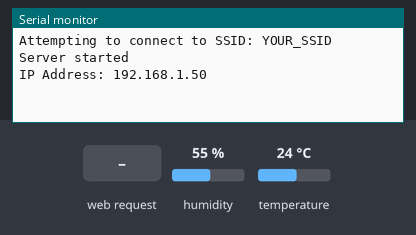
Simulated run of this sketch. Board: Arduino MKR. Shown: the last lines printed to the serial monitor. The test bench sets the inputs (shaded band); at power-on: humidity 55 %, temperature 24 °C. WiFi joins after 1.5 s; servers stay silent unless stated; network time is answered at once with the bench clock; the local clock reads 2024-03-15 10:24:30 at power-on unless the sketch sets it.

Above: at 12.7 s.
12.8 s: HTTP request GET /readNow received
At 13.7 s:
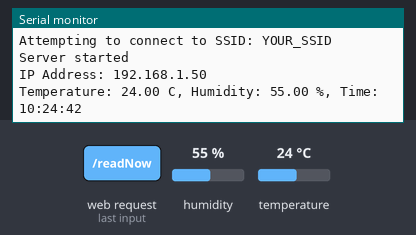
14.3 s: HTTP request GET /reset received
At 14.7 s:
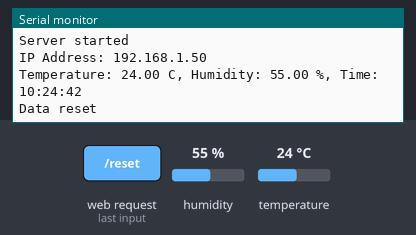

Measured:
- after the input at 12.8 s, the serial monitor: prints a new line at once (image 1)
- after the input at 14.3 s, the serial monitor: prints a new line at once (image 2)

The sketch:

Temperature_Humidity.ino
```cpp
/*
 * -----------------------------------------------------------
 * Project: Temperature and Humidity Monitor with NTP and Charts
 *
 * Description: This program reads temperature and humidity data
 *              from the AM2302 sensor and serves it as a webpage
 *              over the local network. It also logs the data
 *              and displays it with charts for analysis.
 * Author: George Papapetros
 * Date: 16/09/2024
 * Version: 1.0
 *
 * Hardware:
 *   - Arduino MKR WiFi 1010
 *   - AM2302 Temperature and Humidity Sensor
 *   - 10KΩ Resistor
 *
 * Libraries Used:
 *   - WiFiNINA.h (for WiFi connection)
 *   - DHT.h (for reading data from AM2302 sensor)
 *   - NTPClient.h (for time synchronization via NTP)
 *   - WiFiUdp.h (for handling UDP requests, used with NTPClient)
 *   - ArduinoJson.h (for handling JSON data in web responses)
 *
 * Features:
 *   - Connects to a WiFi network
 *   - Retrieves and displays temperature and humidity data every 10 minutes
 *   - Serves a local webpage with live charts for temperature and humidity
 *   - Option to manually retrieve current temperature and humidity
 *   - Real-time NTP-based time tracking
 *
 * Usage:
 *   - Upload the program to the Arduino MKR WiFi 1010.
 *   - Connect to the specified WiFi network.
 *   - Access the local IP of the Arduino to view the data and charts.
 *
 * Do do:
 *   - Automatically adjusts for daylight saving time (DST)
 *   - Automatically set Static IP (without changing router settings)
 * -----------------------------------------------------------
 */

#include <WiFiNINA.h>
#include <DHT.h>
#include <NTPClient.h>
#include <WiFiUdp.h>
#include <ArduinoJson.h>

// DHT setup
#define DHTPIN 2           // Ο pin του AM2302
#define DHTTYPE DHT22      // Αισθητήρας DHT22 (AM2302)
DHT dht(DHTPIN, DHTTYPE);

// Wi-Fi settings
char ssid[] = "YOUR_SSID";    // Το όνομα του WiFi δικτύου σου
char pass[] = "YOUR_PASSWORD"; // Ο κωδικός του WiFi δικτύου σου
int status = WL_IDLE_STATUS;

// NTP setup
WiFiUDP ntpUDP;
// Ρύθμιση χειμερινής και θερινής ώρας
const int winterOffset = 7200;  // 2 ώρες σε δευτερόλεπτα για GMT+2 (Ελλάδα κατά τη διάρκεια της χειμερινής ώρας)
const int summerOffset = 10800; // 3 ώρες σε δευτερόλεπτα για GMT+3 (Ελλάδα κατά τη διάρκεια της θερινής ώρας)
int timeOffset = summerOffset; //<-- ΧΕΙΡΟΚΙΝΗΤΗ ΑΛΛΑΓΗ
NTPClient timeClient(ntpUDP, "gr.pool.ntp.org", timeOffset, 60000); // NTP server, offset, update interval

// Web server setup
WiFiServer server(80);

// Variables
float temperature = 0.0;
float humidity = 0.0;
unsigned long previousMillis = 0;
const long interval = 600000;  // 10 λεπτά = 600.000 ms

// Arrays to store temperature and humidity history
const int historySize = 100;
float tempHistory[historySize];
float humidityHistory[historySize];
String timeHistory[historySize];
int historyIndex = 0;

void setup() {
  // Serial communication
  Serial.begin(9600);
  while (!Serial);

  // Start DHT sensor
  dht.begin();

  // Connect to WiFi
  connectToWiFi();

  // Initialize NTP client
  timeClient.begin();
  timeClient.update();

  // Start the server
  server.begin();
  Serial.println("Server started");

  // Print the IP address
  printWiFiStatus();
}

void loop() {
  unsigned long currentMillis = millis();

  // Έλεγχος για ανάγνωση από τον αισθητήρα κάθε 15 λεπτά
  if (currentMillis - previousMillis >= interval) {
    previousMillis = currentMillis;
    readSensorAndStore();
    printToSerial();
  }

  // Έλεγχος αν κάποιος client συνδέθηκε στο server
  WiFiClient client = server.available();
  if (client) {
    handleClient(client);
  }
}

// Συνάρτηση για σύνδεση στο Wi-Fi
void connectToWiFi() {
  while (status != WL_CONNECTED) {
    Serial.print("Attempting to connect to SSID: ");
    Serial.println(ssid);
    status = WiFi.begin(ssid, pass);
    delay(10000);
  }
}

// Συνάρτηση για ανάγνωση των δεδομένων από τον αισθητήρα
void readSensorAndStore() {
  temperature = dht.readTemperature();
  humidity = dht.readHumidity();

  // Update NTP client
  timeClient.update();
  String currentTime = timeClient.getFormattedTime();

  if (historyIndex < historySize) {
    tempHistory[historyIndex] = temperature;
    humidityHistory[historyIndex] = humidity;
    timeHistory[historyIndex] = currentTime;
    historyIndex++;
  }
  else {
    // Shift all elements to the left by 1 to make room for the new data point
    for(int i = 0; i < historySize-1; i++){
      tempHistory[i] = tempHistory[i+1];
      humidityHistory[i] = humidityHistory[i+1];
      timeHistory[i] = timeHistory[i+1];
  }
    // Add new data to the last position
    tempHistory[historySize-1] = temperature;
    humidityHistory[historySize-1] = humidity;
    timeHistory[historySize-1] = currentTime;
  }
}

// Συνάρτηση για εκτύπωση των δεδομένων στο Serial Terminal
void printToSerial() {
  Serial.print("Temperature: ");
  Serial.print(temperature);
  Serial.print(" C, Humidity: ");
  Serial.print(humidity);
  Serial.print(" %, Time: ");
  Serial.println(timeClient.getFormattedTime());
}

// Συνάρτηση για επιστροφή της τρέχουσας ώρας
String getTime() {
  return timeClient.getFormattedTime();
}

// Συνάρτηση για διαχείριση των αιτημάτων από τον client
void handleClient(WiFiClient client) {
  // Περιμένουμε να στείλει αίτημα ο client
  while (client.connected()) {
    if (client.available()) {
      String request = client.readStringUntil('\r');
      client.flush();

      if (request.indexOf("/readNow") != -1) {
        // Αν ζητηθεί ανάγνωση τώρα
        readSensorAndStore();
        printToSerial();
      }

      if (request.indexOf("/reset") != -1) {
        // Αν ζητηθεί reset
        resetData();
      }

      // HTML Response
      sendHTMLPage(client);
      break;
    }
  }

  // Κλείνουμε τη σύνδεση με τον client
  client.stop();
}

// Συνάρτηση για επαναφορά των δεδομένων
void resetData() {
  historyIndex = 0; // Διαγράφει όλα τα αποθηκευμένα δεδομένα
  Serial.println("Data reset");
}

// Συνάρτηση για την αποστολή του HTML περιεχομένου
void sendHTMLPage(WiFiClient client) {
  client.println("HTTP/1.1 200 OK");
  client.println("Content-Type: text/html");
  client.println("Connection: close");
  client.println();

  // HTML page
  client.println("<!DOCTYPE HTML>");
  client.println("<html>");

  // Add the Chart.js script
  client.println("<head><title>Temperature and Humidity</title>");
  client.println("<script src=\"https://cdn.jsdelivr.net/npm/chart.js\"></script>"); // Chart.js CDN
  client.println("</head>");

  client.println("<body>");
  // Dark mode
  // client.println("<body style='background-color: #121212; color: white; font-weight: bold;'>");

  // Current temperature and humidity
  client.println("<h1 style='color: red;'>Temperature: " + String(temperature) + " C</h1>");
  client.println("<h1 style='color: #00BFFF;'>Humidity: " + String(humidity) + " %</h1>");
  client.println("<h2>Last Updated: " + getTime() + "</h2>");

  // Button for manual read
  client.println("<form action=\"/readNow\" method=\"get\">");
  client.println("<button type=\"submit\" style=\"width: 150px; height: 50px; font-size: 25px;\">Read Now</button>");
  client.println("</form>");
  client.println("<br>");

  // Button for resetting data
  client.println("<form action=\"/reset\" method=\"get\">");
  client.println("<button type=\"submit\" style=\"width: 150px; height: 50px; font-size: 25px;\">Reset Data</button>");
  client.println("</form>");

  // Graphs for temperature and humidity
  client.println("<h2>Temperature-Time Graph</h2>");
  client.println("<canvas id=\"tempGraph\" width=\"400\" height=\"200\"></canvas>");
  client.println("<h2>Humidity-Time Graph</h2>");
  client.println("<canvas id=\"humidityGraph\" width=\"400\" height=\"200\"></canvas>");

  // JavaScript for graphs
  client.println("<script>");
  client.println("var tempData = " + arrayToJson(tempHistory, historyIndex) + ";");
  client.println("var humidityData = " + arrayToJson(humidityHistory, historyIndex) + ";");
  client.println("var timeData = " + arrayToJson(timeHistory, historyIndex) + ";");

  client.println("function drawGraph(canvasId, data, label) {");
  client.println("  var ctx = document.getElementById(canvasId).getContext('2d');");
  client.println("  new Chart(ctx, {");
  client.println("    type: 'line',");
  client.println("    data: {");
  client.println("      labels: timeData,");
  client.println("      datasets: [{");
  client.println("        label: label,");
  client.println("        data: data,");
  client.println("        borderColor: 'rgba(75, 192, 192, 1)',");
  client.println("        fill: false");
  client.println("      }]");
  client.println("    },");
  client.println("    options: {");
  client.println("      scales: {");
  client.println("        x: { type: 'category' },");
  client.println("        y: { beginAtZero: true }");
  client.println("      }");
  client.println("    }");
  client.println("  });");
  client.println("}");

  client.println("drawGraph('tempGraph', tempData, 'Temperature');");
  client.println("drawGraph('humidityGraph', humidityData, 'Humidity');");
  client.println("</script>");

  client.println("</body></html>");
}

// Συνάρτηση για μετατροπή των δεδομένων σε JSON format
String arrayToJson(float arr[], int size) {
  String json = "[";
  for (int i = 0; i < size; i++) {
    json += String(arr[i]);
    if (i < size - 1) json += ",";
  }
  json += "]";
  return json;
}

String arrayToJson(String arr[], int size) {
  String json = "[";
  for (int i = 0; i < size; i++) {
    json += "\"" + arr[i] + "\"";
    if (i < size - 1) json += ",";
  }
  json += "]";
  return json;
}

// Συνάρτηση για εκτύπωση της διεύθυνσης IP
void printWiFiStatus() {
  Serial.print("IP Address: ");
  Serial.println(WiFi.localIP());
}
```
